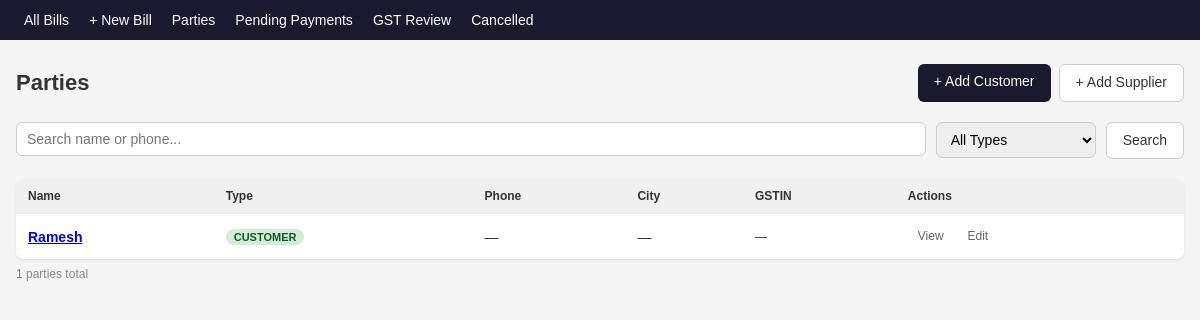
The app's page /parties/, older data.
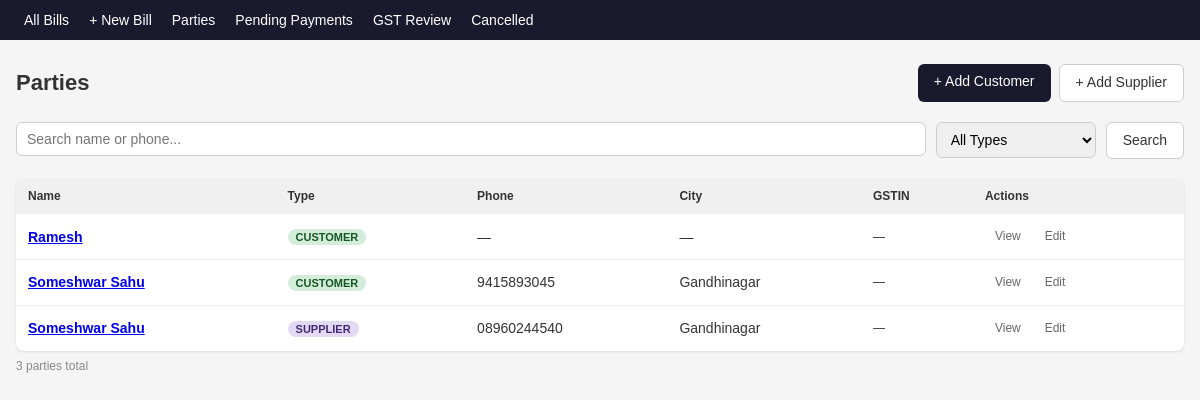
The same page, newer data.
### app/models/parties.py (models this page shows)
class Party(SQLModel, table=True):
    __tablename__ = "parties"
    id: Optional[int] = Field(default=None, primary_key=True)
    type: str                           # customer / supplier / both
    name: str = Field(index=True)
    phone: Optional[str] = Field(default=None, index=True)
    email: Optional[str] = None
    address: Optional[str] = None
    city: Optional[str] = None
    state: Optional[str] = None
    state_code: Optional[str] = None
    gstin: Optional[str] = None
    gstin_verified: bool = False
    gstin_status: Optional[str] = None  # active / cancelled / pending
    business_type: Optional[str] = None # fixed typo: bussiness -> business
    credit_limit: Optional[float] = None
    credit_days: Optional[int] = None
    opening_balance: Optional[float] = None
    opening_balance_type: Optional[str] = None  # debit / credit
    notes: Optional[str] = None
    created_at: datetime = Field(default_factory=datetime.utcnow)

### app/routers/parties.py (the view)
@router.get("/", response_class=HTMLResponse)
def party_list(
    request: Request,
    q: str = "",
    type: str = "",
    session: Session = Depends(get_session)
):
    parties = search_parties(session, query=q, type_filter=type)
    return templates.TemplateResponse(
        request=request, name="parties/list.html",
        context={"parties": parties, "q": q, "type_filter": type}
    )

### app/templates/parties/list.html (shortened to what this page needs)
{% extends "base.html" %}
{% block content %}
<div class="page-header">
    <h1>Parties</h1>
    <div style="display:flex;gap:8px">
        <a href="/parties/create?type=customer" class="btn-primary">+ Add Customer</a>
        <a href="/parties/create?type=supplier" class="btn-secondary">+ Add Supplier</a>
    </div>
</div>
<form method="get" action="/parties" style="display:flex;gap:10px;margin-bottom:20px;flex-wrap:wrap">
    <div class="form-group" style="flex:1;min-width:200px">
        <input type="text" name="q" value="{{ q }}" placeholder="Search name or phone..."
               style="width:100%;padding:8px 10px;border:1px solid #ccc;border-radius:6px">
    </div>
    <div class="form-group">
        <select name="type" style="padding:8px 10px;border:1px solid #ccc;border-radius:6px">
            <option value="">All Types</option>
        </select>
    </div>
    <button type="submit" class="btn-secondary">Search</button>
</form>
{% if not parties %}
<div class="empty-state">
    No parties found.
    <a href="/parties/create">Add your first party.</a>
</div>
{% else %}
<table class="table">
    <thead>
        <tr>
            <th>Name</th>
            <th>Type</th>
            <th>Phone</th>
            <th>City</th>
            <th>GSTIN</th>
            <th>Actions</th>
        </tr>
    </thead>
    <tbody>
        {% for p in parties %}
        <tr>
            <td><a href="/parties/{{ p.id }}"><strong>{{ p.name }}</strong></a></td>
            <td>
                {% if p.type == 'customer' %}
                    <span class="badge badge-paid">CUSTOMER</span>
                {% elif p.type == 'supplier' %}
                    <span class="badge badge-purchase">SUPPLIER</span>
                {% else %}
                    <span class="badge badge-partial">BOTH</span>
                {% endif %}
            </td>
            <td>{{ p.phone or "—" }}</td>
            <td>{{ p.city or "—" }}</td>
            <td style="font-size:12px">{{ p.gstin or "—" }}</td>
            <td>
                <a href="/parties/{{ p.id }}" class="btn-ghost btn-sm">View</a>
                <a href="/parties/{{ p.id }}/edit" class="btn-ghost btn-sm">Edit</a>
            </td>
        </tr>
        {% endfor %}
    </tbody>
</table>
<p style="color:#888;font-size:12px;margin-top:8px">{{ parties|length }} parties total</p>
{% endif %}
{% endblock %}

### app/templates/base.html (shortened to what this page needs)
<!DOCTYPE html>
<html lang="en">
<head>
    <link rel="stylesheet" href="/static/css/style.css">
</head>
<body>
    <nav>
        <a href="/invoices">All Bills</a>
        <a href="/invoices/create">+ New Bill</a>
        <a href="/parties">Parties</a>
        <a href="/invoices/credit/unsettled">Pending Payments</a>
        <a href="/invoices/gst/review">GST Review</a>
        <a href="/invoices/cancelled">Cancelled</a>
    </nav>
    <main>
        {% block content %}{% endblock %}
    </main>
</body>
</html>

### app/static/css/style.css (style rules this page uses)
* { box-sizing: border-box; margin: 0; padding: 0; }
body { font-family: Arial, sans-serif; font-size: 14px; background: #f5f5f5; color: #333; }
nav { background: #1a1a2e; padding: 12px 24px; display: flex; gap: 20px; }
nav a { color: #fff; text-decoration: none; font-weight: 500; }
main { max-width: 1200px; margin: 24px auto; padding: 0 16px; }
.page-header { display: flex; justify-content: space-between; align-items: center; margin-bottom: 20px; }
h1 { font-size: 22px; }
.btn-primary { background: #1a1a2e; color: #fff; padding: 8px 16px; border: none; border-radius: 6px; cursor: pointer; text-decoration: none; font-size: 14px; }
.btn-secondary { background: #fff; color: #333; padding: 8px 16px; border: 1px solid #ccc; border-radius: 6px; cursor: pointer; text-decoration: none; font-size: 14px; }
.btn-ghost { background: transparent; color: #666; padding: 8px 16px; text-decoration: none; }
.btn-sm { padding: 4px 10px; font-size: 12px; }
.table { width: 100%; border-collapse: collapse; background: #fff; border-radius: 8px; overflow: hidden; box-shadow: 0 1px 3px rgba(0,0,0,0.1); }
.table th { background: #f0f0f0; padding: 10px 12px; text-align: left; font-weight: 600; font-size: 12px; }
.table td { padding: 10px 12px; border-top: 1px solid #eee; }
.form-group { display: flex; flex-direction: column; gap: 4px; min-width: 160px; }
.form-group input, .form-group select, .form-group textarea { padding: 8px 10px; border: 1px solid #ccc; border-radius: 6px; font-size: 14px; }
.badge { display: inline-block; padding: 2px 8px; border-radius: 20px; font-size: 11px; font-weight: 600; }
.badge-paid { background: #d4edda; color: #155724; }
.btn-primary, .btn-secondary, .btn-danger, .btn-ghost { display: inline-block; text-align: center; line-height: 1.4; }
.badge-purchase { background: #e2d9f3; color: #432874; }

Row changes from the older to the newer data that the page shows:
added Party: name "Someshwar Sahu", type "CUSTOMER", phone "9415893045", city "Gandhinagar", gstin "—"
added Party: name "Someshwar Sahu", type "SUPPLIER", phone "08960244540", city "Gandhinagar", gstin "—"
Text that changed along with them:
{{ parties|length }}: "1" → "3"
